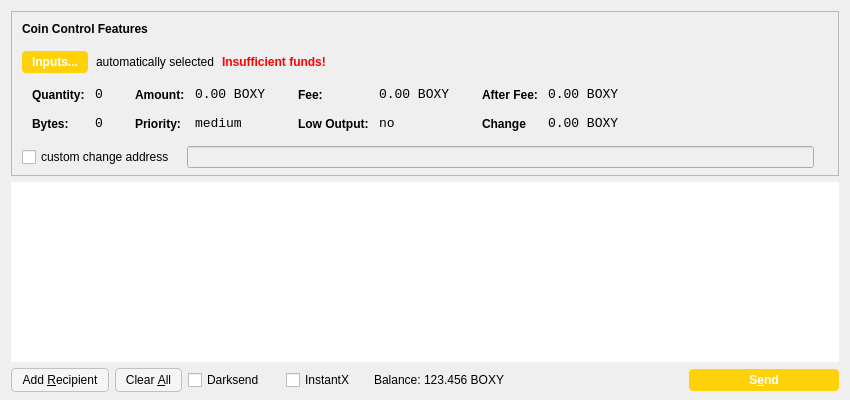
<?xml version="1.0" encoding="UTF-8"?>
<ui version="4.0">
 <class>SendCoinsDialog</class>
 <widget class="QDialog" name="SendCoinsDialog">
  <property name="geometry">
   <rect>
    <x>0</x>
    <y>0</y>
    <width>850</width>
    <height>400</height>
   </rect>
  </property>
  <property name="windowTitle">
   <string>Send Coins</string>
  </property>
  <layout class="QVBoxLayout" name="verticalLayout" stretch="0,1,0">
   <property name="bottomMargin">
    <number>8</number>
   </property>
   <item>
    <widget class="QFrame" name="frameCoinControl">
     <property name="sizePolicy">
      <sizepolicy hsizetype="Expanding" vsizetype="Expanding">
       <horstretch>0</horstretch>
       <verstretch>0</verstretch>
      </sizepolicy>
     </property>
     <property name="maximumSize">
      <size>
       <width>16777215</width>
       <height>16777215</height>
      </size>
     </property>
     <property name="frameShape">
      <enum>QFrame::StyledPanel</enum>
     </property>
     <property name="frameShadow">
      <enum>QFrame::Sunken</enum>
     </property>
     <layout class="QVBoxLayout" name="verticalLayoutCoinControl2">
      <property name="spacing">
       <number>6</number>
      </property>
      <property name="leftMargin">
       <number>0</number>
      </property>
      <property name="topMargin">
       <number>0</number>
      </property>
      <property name="rightMargin">
       <number>0</number>
      </property>
      <property name="bottomMargin">
       <number>6</number>
      </property>
      <item>
       <layout class="QVBoxLayout" name="verticalLayoutCoinControl" stretch="0,0,0,0,1">
        <property name="spacing">
         <number>0</number>
        </property>
        <property name="leftMargin">
         <number>10</number>
        </property>
        <property name="topMargin">
         <number>10</number>
        </property>
        <item>
         <layout class="QHBoxLayout" name="horizontalLayoutCoinControl1">
          <property name="bottomMargin">
           <number>15</number>
          </property>
          <item>
           <widget class="QLabel" name="labelCoinControlFeatures">
            <property name="sizePolicy">
             <sizepolicy hsizetype="Preferred" vsizetype="Maximum">
              <horstretch>0</horstretch>
              <verstretch>0</verstretch>
             </sizepolicy>
            </property>
            <property name="font">
             <font>
              <weight>75</weight>
              <bold>true</bold>
             </font>
            </property>
            <property name="styleSheet">
             <string notr="true">font-weight:bold;</string>
            </property>
            <property name="text">
             <string>Coin Control Features</string>
            </property>
           </widget>
          </item>
         </layout>
        </item>
        <item>
         <layout class="QHBoxLayout" name="horizontalLayoutCoinControl2" stretch="0,0,0,0">
          <property name="spacing">
           <number>8</number>
          </property>
          <property name="bottomMargin">
           <number>10</number>
          </property>
          <item>
           <widget class="QPushButton" name="pushButtonCoinControl">
            <property name="styleSheet">
             <string notr="true">background-color: rgb(254, 209, 8);
color: rgb(255, 255, 255);
border-radius: 4px;
border-color:  rgb(254, 209, 8);
font-weight: 600;
padding: 4px;
padding-left: 10px;
padding-right: 10px;</string>
            </property>
            <property name="text">
             <string>Inputs...</string>
            </property>
           </widget>
          </item>
          <item>
           <widget class="QLabel" name="labelCoinControlAutomaticallySelected">
            <property name="text">
             <string>automatically selected</string>
            </property>
            <property name="margin">
             <number>5</number>
            </property>
           </widget>
          </item>
          <item>
           <widget class="QLabel" name="labelCoinControlInsuffFunds">
            <property name="font">
             <font>
              <weight>75</weight>
              <bold>true</bold>
             </font>
            </property>
            <property name="styleSheet">
             <string notr="true">color:red;font-weight:bold;</string>
            </property>
            <property name="text">
             <string>Insufficient funds!</string>
            </property>
            <property name="margin">
             <number>5</number>
            </property>
           </widget>
          </item>
          <item>
           <spacer name="horizontalSpacerCoinControl">
            <property name="orientation">
             <enum>Qt::Horizontal</enum>
            </property>
            <property name="sizeHint" stdset="0">
             <size>
              <width>40</width>
              <height>1</height>
             </size>
            </property>
           </spacer>
          </item>
         </layout>
        </item>
        <item>
         <widget class="QWidget" name="widgetCoinControl" native="true">
          <property name="sizePolicy">
           <sizepolicy hsizetype="Preferred" vsizetype="Preferred">
            <horstretch>0</horstretch>
            <verstretch>0</verstretch>
           </sizepolicy>
          </property>
          <property name="minimumSize">
           <size>
            <width>0</width>
            <height>0</height>
           </size>
          </property>
          <property name="styleSheet">
           <string notr="true"/>
          </property>
          <layout class="QHBoxLayout" name="horizontalLayoutCoinControl5">
           <property name="leftMargin">
            <number>0</number>
           </property>
           <property name="topMargin">
            <number>0</number>
           </property>
           <property name="rightMargin">
            <number>0</number>
           </property>
           <property name="bottomMargin">
            <number>0</number>
           </property>
           <item>
            <layout class="QHBoxLayout" name="horizontalLayoutCoinControl3" stretch="0,0,0,1">
             <property name="spacing">
              <number>20</number>
             </property>
             <property name="topMargin">
              <number>0</number>
             </property>
             <property name="bottomMargin">
              <number>10</number>
             </property>
             <item>
              <layout class="QFormLayout" name="formLayoutCoinControl1">
               <property name="horizontalSpacing">
                <number>10</number>
               </property>
               <property name="verticalSpacing">
                <number>14</number>
               </property>
               <property name="leftMargin">
                <number>10</number>
               </property>
               <property name="topMargin">
                <number>4</number>
               </property>
               <property name="rightMargin">
                <number>6</number>
               </property>
               <item row="0" column="0">
                <widget class="QLabel" name="labelCoinControlQuantityText">
                 <property name="styleSheet">
                  <string notr="true">font-weight:bold;</string>
                 </property>
                 <property name="text">
                  <string>Quantity:</string>
                 </property>
                 <property name="margin">
                  <number>0</number>
                 </property>
                </widget>
               </item>
               <item row="0" column="1">
                <widget class="QLabel" name="labelCoinControlQuantity">
                 <property name="font">
                  <font>
                   <family>Monospace</family>
                   <pointsize>10</pointsize>
                  </font>
                 </property>
                 <property name="cursor">
                  <cursorShape>IBeamCursor</cursorShape>
                 </property>
                 <property name="contextMenuPolicy">
                  <enum>Qt::ActionsContextMenu</enum>
                 </property>
                 <property name="text">
                  <string>0</string>
                 </property>
                 <property name="margin">
                  <number>0</number>
                 </property>
                 <property name="textInteractionFlags">
                  <set>Qt::LinksAccessibleByMouse|Qt::TextSelectableByKeyboard|Qt::TextSelectableByMouse</set>
                 </property>
                </widget>
               </item>
               <item row="1" column="0">
                <widget class="QLabel" name="labelCoinControlBytesText">
                 <property name="styleSheet">
                  <string notr="true">font-weight:bold;</string>
                 </property>
                 <property name="text">
                  <string>Bytes:</string>
                 </property>
                </widget>
               </item>
               <item row="1" column="1">
                <widget class="QLabel" name="labelCoinControlBytes">
                 <property name="font">
                  <font>
                   <family>Monospace</family>
                   <pointsize>10</pointsize>
                  </font>
                 </property>
                 <property name="cursor">
                  <cursorShape>IBeamCursor</cursorShape>
                 </property>
                 <property name="contextMenuPolicy">
                  <enum>Qt::ActionsContextMenu</enum>
                 </property>
                 <property name="text">
                  <string>0</string>
                 </property>
                 <property name="textInteractionFlags">
                  <set>Qt::LinksAccessibleByMouse|Qt::TextSelectableByKeyboard|Qt::TextSelectableByMouse</set>
                 </property>
                </widget>
               </item>
              </layout>
             </item>
             <item>
              <layout class="QFormLayout" name="formLayoutCoinControl2">
               <property name="horizontalSpacing">
                <number>10</number>
               </property>
               <property name="verticalSpacing">
                <number>14</number>
               </property>
               <property name="leftMargin">
                <number>6</number>
               </property>
               <property name="topMargin">
                <number>4</number>
               </property>
               <property name="rightMargin">
                <number>6</number>
               </property>
               <item row="0" column="0">
                <widget class="QLabel" name="labelCoinControlAmountText">
                 <property name="styleSheet">
                  <string notr="true">font-weight:bold;</string>
                 </property>
                 <property name="text">
                  <string>Amount:</string>
                 </property>
                 <property name="margin">
                  <number>0</number>
                 </property>
                </widget>
               </item>
               <item row="0" column="1">
                <widget class="QLabel" name="labelCoinControlAmount">
                 <property name="font">
                  <font>
                   <family>Monospace</family>
                   <pointsize>10</pointsize>
                  </font>
                 </property>
                 <property name="cursor">
                  <cursorShape>IBeamCursor</cursorShape>
                 </property>
                 <property name="contextMenuPolicy">
                  <enum>Qt::ActionsContextMenu</enum>
                 </property>
                 <property name="text">
                  <string>0.00 BOXY</string>
                 </property>
                 <property name="textInteractionFlags">
                  <set>Qt::LinksAccessibleByMouse|Qt::TextSelectableByKeyboard|Qt::TextSelectableByMouse</set>
                 </property>
                </widget>
               </item>
               <item row="1" column="0">
                <widget class="QLabel" name="labelCoinControlPriorityText">
                 <property name="styleSheet">
                  <string notr="true">font-weight:bold;</string>
                 </property>
                 <property name="text">
                  <string>Priority:</string>
                 </property>
                </widget>
               </item>
               <item row="1" column="1">
                <widget class="QLabel" name="labelCoinControlPriority">
                 <property name="font">
                  <font>
                   <family>Monospace</family>
                   <pointsize>10</pointsize>
                  </font>
                 </property>
                 <property name="cursor">
                  <cursorShape>IBeamCursor</cursorShape>
                 </property>
                 <property name="contextMenuPolicy">
                  <enum>Qt::ActionsContextMenu</enum>
                 </property>
                 <property name="text">
                  <string>medium</string>
                 </property>
                 <property name="textInteractionFlags">
                  <set>Qt::LinksAccessibleByMouse|Qt::TextSelectableByKeyboard|Qt::TextSelectableByMouse</set>
                 </property>
                </widget>
               </item>
              </layout>
             </item>
             <item>
              <layout class="QFormLayout" name="formLayoutCoinControl3">
               <property name="horizontalSpacing">
                <number>10</number>
               </property>
               <property name="verticalSpacing">
                <number>14</number>
               </property>
               <property name="leftMargin">
                <number>6</number>
               </property>
               <property name="topMargin">
                <number>4</number>
               </property>
               <property name="rightMargin">
                <number>6</number>
               </property>
               <item row="0" column="0">
                <widget class="QLabel" name="labelCoinControlFeeText">
                 <property name="styleSheet">
                  <string notr="true">font-weight:bold;</string>
                 </property>
                 <property name="text">
                  <string>Fee:</string>
                 </property>
                 <property name="margin">
                  <number>0</number>
                 </property>
                </widget>
               </item>
               <item row="0" column="1">
                <widget class="QLabel" name="labelCoinControlFee">
                 <property name="font">
                  <font>
                   <family>Monospace</family>
                   <pointsize>10</pointsize>
                  </font>
                 </property>
                 <property name="cursor">
                  <cursorShape>IBeamCursor</cursorShape>
                 </property>
                 <property name="contextMenuPolicy">
                  <enum>Qt::ActionsContextMenu</enum>
                 </property>
                 <property name="text">
                  <string>0.00 BOXY</string>
                 </property>
                 <property name="textInteractionFlags">
                  <set>Qt::LinksAccessibleByMouse|Qt::TextSelectableByKeyboard|Qt::TextSelectableByMouse</set>
                 </property>
                </widget>
               </item>
               <item row="1" column="0">
                <widget class="QLabel" name="labelCoinControlLowOutputText">
                 <property name="styleSheet">
                  <string notr="true">font-weight:bold;</string>
                 </property>
                 <property name="text">
                  <string>Low Output:</string>
                 </property>
                </widget>
               </item>
               <item row="1" column="1">
                <widget class="QLabel" name="labelCoinControlLowOutput">
                 <property name="font">
                  <font>
                   <family>Monospace</family>
                   <pointsize>10</pointsize>
                  </font>
                 </property>
                 <property name="cursor">
                  <cursorShape>IBeamCursor</cursorShape>
                 </property>
                 <property name="contextMenuPolicy">
                  <enum>Qt::ActionsContextMenu</enum>
                 </property>
                 <property name="text">
                  <string>no</string>
                 </property>
                 <property name="textInteractionFlags">
                  <set>Qt::LinksAccessibleByMouse|Qt::TextSelectableByKeyboard|Qt::TextSelectableByMouse</set>
                 </property>
                </widget>
               </item>
              </layout>
             </item>
             <item>
              <layout class="QFormLayout" name="formLayoutCoinControl4">
               <property name="horizontalSpacing">
                <number>10</number>
               </property>
               <property name="verticalSpacing">
                <number>14</number>
               </property>
               <property name="leftMargin">
                <number>6</number>
               </property>
               <property name="topMargin">
                <number>4</number>
               </property>
               <property name="rightMargin">
                <number>6</number>
               </property>
               <item row="0" column="0">
                <widget class="QLabel" name="labelCoinControlAfterFeeText">
                 <property name="styleSheet">
                  <string notr="true">font-weight:bold;</string>
                 </property>
                 <property name="text">
                  <string>After Fee:</string>
                 </property>
                 <property name="margin">
                  <number>0</number>
                 </property>
                </widget>
               </item>
               <item row="0" column="1">
                <widget class="QLabel" name="labelCoinControlAfterFee">
                 <property name="font">
                  <font>
                   <family>Monospace</family>
                   <pointsize>10</pointsize>
                  </font>
                 </property>
                 <property name="cursor">
                  <cursorShape>IBeamCursor</cursorShape>
                 </property>
                 <property name="contextMenuPolicy">
                  <enum>Qt::ActionsContextMenu</enum>
                 </property>
                 <property name="text">
                  <string>0.00 BOXY</string>
                 </property>
                 <property name="textInteractionFlags">
                  <set>Qt::LinksAccessibleByMouse|Qt::TextSelectableByKeyboard|Qt::TextSelectableByMouse</set>
                 </property>
                </widget>
               </item>
               <item row="1" column="0">
                <widget class="QLabel" name="labelCoinControlChangeText">
                 <property name="styleSheet">
                  <string notr="true">font-weight:bold;</string>
                 </property>
                 <property name="text">
                  <string>Change</string>
                 </property>
                </widget>
               </item>
               <item row="1" column="1">
                <widget class="QLabel" name="labelCoinControlChange">
                 <property name="font">
                  <font>
                   <family>Monospace</family>
                   <pointsize>10</pointsize>
                  </font>
                 </property>
                 <property name="cursor">
                  <cursorShape>IBeamCursor</cursorShape>
                 </property>
                 <property name="contextMenuPolicy">
                  <enum>Qt::ActionsContextMenu</enum>
                 </property>
                 <property name="text">
                  <string>0.00 BOXY</string>
                 </property>
                 <property name="textInteractionFlags">
                  <set>Qt::LinksAccessibleByMouse|Qt::TextSelectableByKeyboard|Qt::TextSelectableByMouse</set>
                 </property>
                </widget>
               </item>
              </layout>
             </item>
            </layout>
           </item>
          </layout>
         </widget>
        </item>
        <item>
         <layout class="QHBoxLayout" name="horizontalLayoutCoinControl4" stretch="0,0,0">
          <property name="spacing">
           <number>12</number>
          </property>
          <property name="sizeConstraint">
           <enum>QLayout::SetDefaultConstraint</enum>
          </property>
          <property name="topMargin">
           <number>5</number>
          </property>
          <property name="rightMargin">
           <number>5</number>
          </property>
          <item>
           <widget class="QCheckBox" name="checkBoxCoinControlChange">
            <property name="text">
             <string>custom change address</string>
            </property>
           </widget>
          </item>
          <item>
           <widget class="QLineEdit" name="lineEditCoinControlChange">
            <property name="enabled">
             <bool>false</bool>
            </property>
            <property name="sizePolicy">
             <sizepolicy hsizetype="Expanding" vsizetype="Fixed">
              <horstretch>0</horstretch>
              <verstretch>0</verstretch>
             </sizepolicy>
            </property>
           </widget>
          </item>
          <item>
           <widget class="QLabel" name="labelCoinControlChangeLabel">
            <property name="sizePolicy">
             <sizepolicy hsizetype="Preferred" vsizetype="Expanding">
              <horstretch>0</horstretch>
              <verstretch>0</verstretch>
             </sizepolicy>
            </property>
            <property name="minimumSize">
             <size>
              <width>0</width>
              <height>0</height>
             </size>
            </property>
            <property name="text">
             <string/>
            </property>
            <property name="margin">
             <number>3</number>
            </property>
           </widget>
          </item>
         </layout>
        </item>
        <item>
         <spacer name="verticalSpacerCoinControl">
          <property name="orientation">
           <enum>Qt::Vertical</enum>
          </property>
          <property name="sizeHint" stdset="0">
           <size>
            <width>800</width>
            <height>1</height>
           </size>
          </property>
         </spacer>
        </item>
       </layout>
      </item>
     </layout>
    </widget>
   </item>
   <item>
    <widget class="QScrollArea" name="scrollArea">
     <property name="styleSheet">
      <string notr="true">border: 0;</string>
     </property>
     <property name="widgetResizable">
      <bool>true</bool>
     </property>
     <widget class="QWidget" name="scrollAreaWidgetContents">
      <property name="geometry">
       <rect>
        <x>0</x>
        <y>0</y>
        <width>832</width>
        <height>156</height>
       </rect>
      </property>
      <property name="styleSheet">
       <string notr="true">background-color: rgb(255, 255, 255);
border: 0;</string>
      </property>
      <layout class="QVBoxLayout" name="verticalLayout_2">
       <property name="leftMargin">
        <number>0</number>
       </property>
       <property name="topMargin">
        <number>0</number>
       </property>
       <property name="rightMargin">
        <number>0</number>
       </property>
       <property name="bottomMargin">
        <number>0</number>
       </property>
       <item>
        <layout class="QVBoxLayout" name="entries">
         <property name="spacing">
          <number>6</number>
         </property>
        </layout>
       </item>
       <item>
        <spacer name="verticalSpacer">
         <property name="orientation">
          <enum>Qt::Vertical</enum>
         </property>
         <property name="sizeHint" stdset="0">
          <size>
           <width>20</width>
           <height>40</height>
          </size>
         </property>
        </spacer>
       </item>
      </layout>
     </widget>
    </widget>
   </item>
   <item>
    <layout class="QHBoxLayout" name="horizontalLayout">
     <item>
      <widget class="QPushButton" name="addButton">
       <property name="toolTip">
        <string>Send to multiple recipients at once</string>
       </property>
       <property name="styleSheet">
        <string notr="true">background-color: rgb(245, 245, 245);
border-radius: 4px;
border: 1px solid #c4c1bd;
font-weight: 400;
padding: 4px;
padding-left: 10px;
padding-right: 10px;</string>
       </property>
       <property name="text">
        <string>Add &amp;Recipient</string>
       </property>
       <property name="autoDefault">
        <bool>false</bool>
       </property>
      </widget>
     </item>
     <item>
      <widget class="QPushButton" name="clearButton">
       <property name="sizePolicy">
        <sizepolicy hsizetype="Minimum" vsizetype="Fixed">
         <horstretch>0</horstretch>
         <verstretch>0</verstretch>
        </sizepolicy>
       </property>
       <property name="toolTip">
        <string>Remove all transaction fields</string>
       </property>
       <property name="styleSheet">
        <string notr="true">background-color: rgb(245, 245, 245);
border-radius: 4px;
border: 1px solid #c4c1bd;
font-weight: 400;
padding: 4px;
padding-left: 10px;
padding-right: 10px;</string>
       </property>
       <property name="text">
        <string>Clear &amp;All</string>
       </property>
       <property name="autoRepeatDelay">
        <number>300</number>
       </property>
       <property name="autoDefault">
        <bool>false</bool>
       </property>
      </widget>
     </item>
     <item>
      <layout class="QHBoxLayout" name="horizontalLayout_2">
       <property name="spacing">
        <number>3</number>
       </property>
       <item>
        <widget class="QCheckBox" name="checkUseDarksend">
         <property name="minimumSize">
          <size>
           <width>95</width>
           <height>0</height>
          </size>
         </property>
         <property name="visible">
          <bool>false</bool>
         </property>
         <property name="text">
          <string>Darksend</string>
         </property>
        </widget>
       </item>
       <item>
        <widget class="QCheckBox" name="checkInstantX">
         <property name="minimumSize">
          <size>
           <width>85</width>
           <height>0</height>
          </size>
         </property>
         <property name="visible">
          <bool>false</bool>
         </property>
         <property name="text">
          <string>InstantX</string>
         </property>
        </widget>
       </item>
       <item>
        <widget class="QLabel" name="label">
         <property name="sizePolicy">
          <sizepolicy hsizetype="Preferred" vsizetype="Fixed">
           <horstretch>0</horstretch>
           <verstretch>0</verstretch>
          </sizepolicy>
         </property>
         <property name="text">
          <string>Balance:</string>
         </property>
        </widget>
       </item>
       <item>
        <widget class="QLabel" name="labelBalance">
         <property name="sizePolicy">
          <sizepolicy hsizetype="Preferred" vsizetype="Fixed">
           <horstretch>0</horstretch>
           <verstretch>0</verstretch>
          </sizepolicy>
         </property>
         <property name="cursor">
          <cursorShape>IBeamCursor</cursorShape>
         </property>
         <property name="text">
          <string>123.456 BOXY</string>
         </property>
         <property name="textInteractionFlags">
          <set>Qt::LinksAccessibleByMouse|Qt::TextSelectableByKeyboard|Qt::TextSelectableByMouse</set>
         </property>
        </widget>
       </item>
      </layout>
     </item>
     <item>
      <spacer name="horizontalSpacer">
       <property name="orientation">
        <enum>Qt::Horizontal</enum>
       </property>
       <property name="sizeHint" stdset="0">
        <size>
         <width>40</width>
         <height>20</height>
        </size>
       </property>
      </spacer>
     </item>
     <item>
      <widget class="QPushButton" name="sendButton">
       <property name="minimumSize">
        <size>
         <width>150</width>
         <height>0</height>
        </size>
       </property>
       <property name="toolTip">
        <string>Confirm the send action</string>
       </property>
       <property name="styleSheet">
        <string notr="true">background-color: rgb(254, 209, 8);
color: rgb(255, 255, 255);
border-radius: 4px;
border-color:  rgb(254, 209, 8);
font-weight: 600;
padding: 4px;
padding-left: 10px;
padding-right: 10px;</string>
       </property>
       <property name="text">
        <string>S&amp;end</string>
       </property>
       <property name="default">
        <bool>true</bool>
       </property>
      </widget>
     </item>
    </layout>
   </item>
  </layout>
 </widget>
 <resources/>
 <connections/>
</ui>
